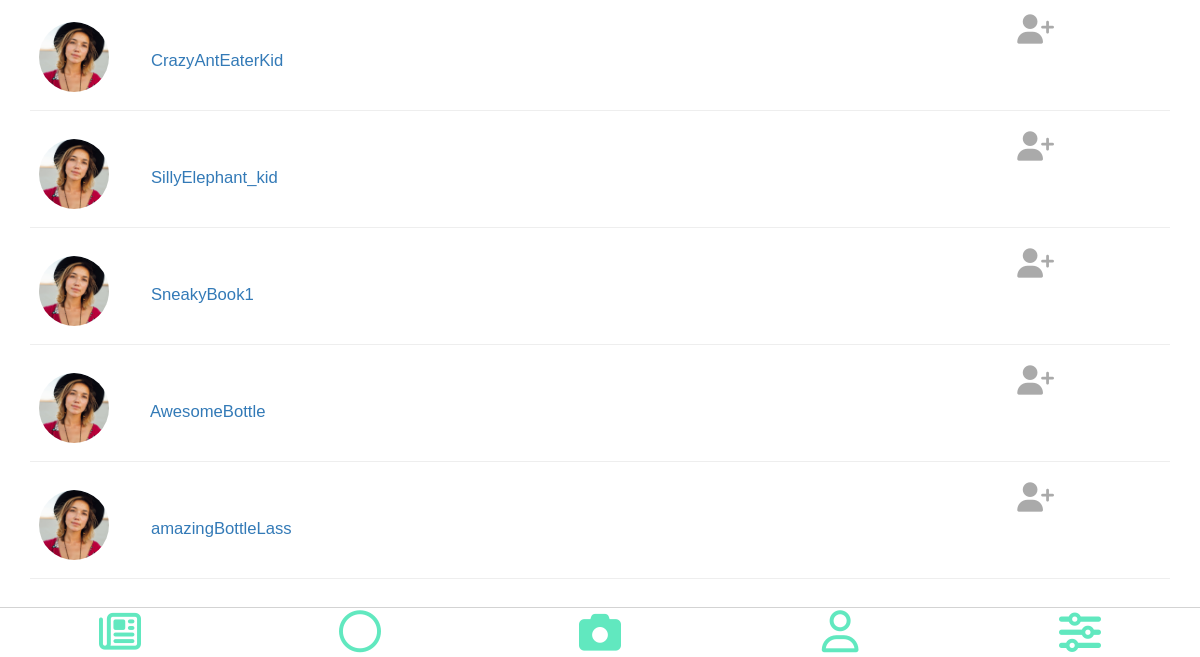
The page /search.php (lower part) on the database as committed earlier.
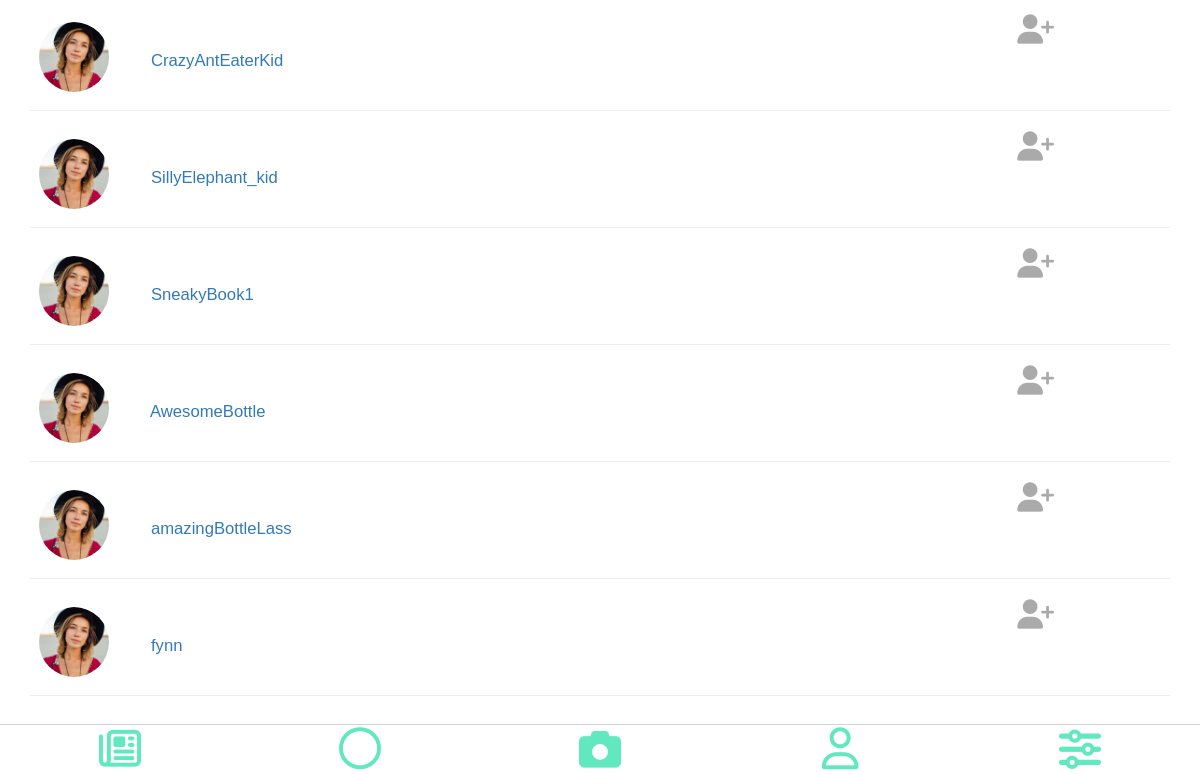
The same page on the database as committed later.
### tables this page shows
CREATE TABLE `user` (
  `UserID` int(20) NOT NULL,
  `FirstName` varchar(30) NOT NULL,
  `LastName` varchar(30) NOT NULL,
  `UserName` varchar(30) NOT NULL,
  `EmailAddress` varchar(80) NOT NULL,
  `Password` char(64) NOT NULL,
  `Location` varchar(150) NOT NULL,
  `ShortDescrip` varchar(150) NOT NULL,
  `DateCreated` datetime NOT NULL DEFAULT CURRENT_TIMESTAMP,
  `SettingID` int(5) NOT NULL DEFAULT '3'
);

### includes/search-list.php (the view)
<?php
class frienditem{
    private $friendID;
    private $friendName;
    private $friendLink;
    private $friendPictureID;
    private $isFriendOfUser;
    private $friendRequestSent;
    public function __construct($friendID, $friendName, $friendLink, $friendPictureID,  $isFriendOfUser, $friendRequestSent){
        $this->friendID =$friendID;
        $this->friendName =$friendName;
        $this->friendLink =$friendLink;
        $this->friendPictureID =$friendPictureID;
        $this->isFriendOfUser =$isFriendOfUser;
        $this->friendRequestSent=$friendRequestSent;
    }
public function returnHTML(){
    $typeOfRequestIcon = ($this->friendRequestSent ? 'requested' :'');
    $output = '<div class="row search-content">
    <div class="col-md-6 col-xs-6 friend-name">
    <a href="'.SITE_ROOT.'/profile-info.php?id='.$this->friendLink.'">&nbsp;
    <img src="'.SITE_ROOT.'/images/profilepics/'.$this->friendPictureID.'.jpg" class="img-circle friend-picture" /> &nbsp; &nbsp; &nbsp; &nbsp; '.$this->friendName.'
    </a>
    </div>
    <div class="col col-md-6 col-xs-6 friending-icon">';
        if($this->isFriendOfUser){
            $output .= '
      <i  class="fa fa-3x fa-check friending-icon" ></i>
      </div>
      </div>
      <hr>';
        }else{
            $output .= '
      <button class="send-request-button '.$typeOfRequestIcon.'" id="'.$this->friendID.'"> <i class="fa fa-3x fa-user-plus friending-icon " ></i> </button>
      <button class="cancel-request-button '.$typeOfRequestIcon.'" id="'.$this->friendID.'">  <i class="fa fa-3x fa-user-times friending-icon" ></i>  </button>
      </div>
      </div>
      <hr>';
        }
        return $output;
    }
}

### search.php (shortened to what this page needs)
<?php
require_once('includes/dbconnect.php');
?>
<!DOCTYPE html>
<html>
<head>
    <link rel="stylesheet" href="https://maxcdn.bootstrapcdn.com/bootstrap/3.3.7/css/bootstrap.min.css">
    <link rel="stylesheet" href="https://cdnjs.cloudflare.com/ajax/libs/animate.css/3.5.2/animate.min.css">
    <link rel="stylesheet" href="css/offset.css">
    <link rel="stylesheet" href="css/style.css">
</head>
<body ng-app="">
<main>
    <div class="friend-search-results container">
        <br />
        <?php
        include('includes/search-list.php');
        $term = mysqli_real_escape_string($conn, $_POST['search']);
        if (isset($term)){
            $sql = "SELECT * FROM user WHERE FirstName LIKE  '%" . $term . "%' OR LastName LIKE '%". $term ."%' OR UserName LIKE '%". $term ."%'";
            if($result = mysqli_query($conn, $sql)){
                if(mysqli_num_rows($result) > 0){
                    while($row = mysqli_fetch_array($result)){
                        $isFriendOfUser = false;
                        $friendRequestSent= false;
                        $friendName = $row['UserName'];
                        $friendUserID = $row['UserID'];
                        $row = new frienditem($friendUserID, $friendName, $friendName, '3', $isFriendOfUser,$friendRequestSent);
                        echo $row->returnHTML();
                    }
                    }
                } else{
                    echo "<p>No matches found</p>";
                }
            } else{
                echo "ERROR: Could not able to execute $sql. " . mysqli_error($conn);
            }
        ?>
    </div>
</main>
<?php
include('includes/footer.php');
?>
</body>
</html>

### includes/footer.php
<footer>
  <nav class="navbar navbar-default navbar-fixed-bottom">
    <div class="container-fluid">
  <div class="row">
    <div class="col-md-15 col-xs-15   lv-icons ">
      <a href="<?=SITE_ROOT?>/home.php">     <i class="fa fa-newspaper-o fa-3x"></i></a>
    </div>
    <div class="col-md-15  col-xs-15  lv-icons">
        <a href="<?=SITE_ROOT?>/circles-overview.php">   <i class="fa fa-circle-thin fa-3x"></i></a>
    </div>
    <div class="col-md-15  col-xs-15  lv-icons">
        <a href="<?=SITE_ROOT?>/upload.php">   <i class="fa fa-camera fa-3x"></i></a>
    </div>
    <div class="col-md-15  col-xs-15 lv-icons">
        <a href="<?=SITE_ROOT?>/profile-info.php?id=<?php echo $_SESSION['UserName'];?>">   <i class="fa fa-user-o fa-3x"></i></a>
    </div>
    <div class="col-md-15  col-xs-15 lv-icons">
        <a href="<?=SITE_ROOT?>/settings.php"> <i class="fa fa-sliders fa-3x"></i></a>
    </div>
    </div>
  </div>
</nav>
</footer>

### css/style.css (style rules this page uses)
body { font-family: 'Lato-Light', sans-serif; font-variant: normal; font-weight: 100; color: white; text-align: center; }
body { padding-top: 60px; padding-bottom: 70px; height: 100%; }
.friend-picture { height: 70px; width: auto; }
.navbar-fixed-bottom { padding-top: 3px; background-color: white; border-top: thin solid lightgrey; box-shadow: 2px 0px 0px 0px lightgrey; }
.col-xs-15, .col-sm-15, .col-md-15, .col-lg-15 { position: relative; min-height: 1px; padding-right: 10px; padding-left: 10px; }
.col-xs-15 { width: 20%; float: left; }
@media (min-width: 992px) { .col-md-15 { width: 20%; float: left; } }
.lv-icons a i { color: #61e8bf; }
button.send-request-button { display:inline; background: none; border: none; }
.friend-name { text-align: left; font-size: 1.7em; }
.search-content { text-align: center; color: #444; font-size:0.7em; }
.friend-name { text-align: left; margin-top: 20px; display: inline-block; }
.recommendation-friend-name, .friend-picture, .recommendation-friending-icon, .recommendation-picture { margin-bottom: 10px; }

Rows that differ between the two databases and show on the page:
added user: UserName "fynn"
